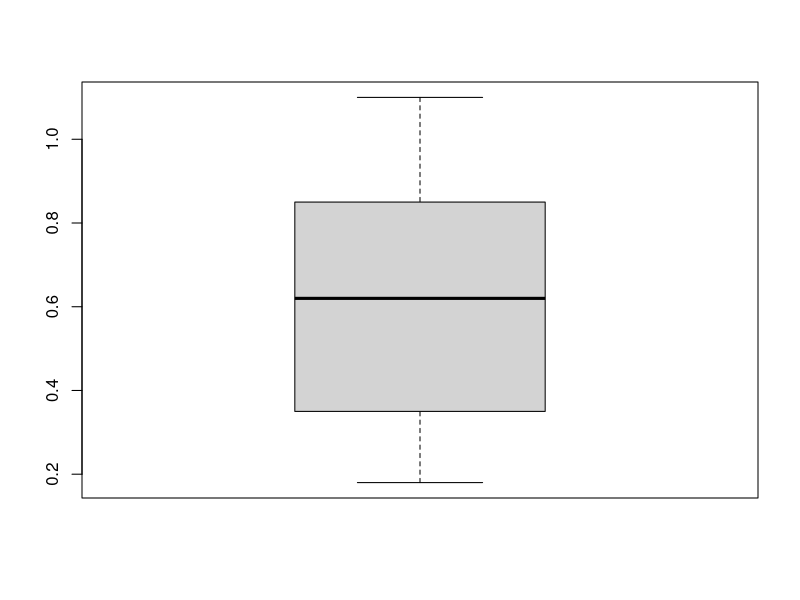
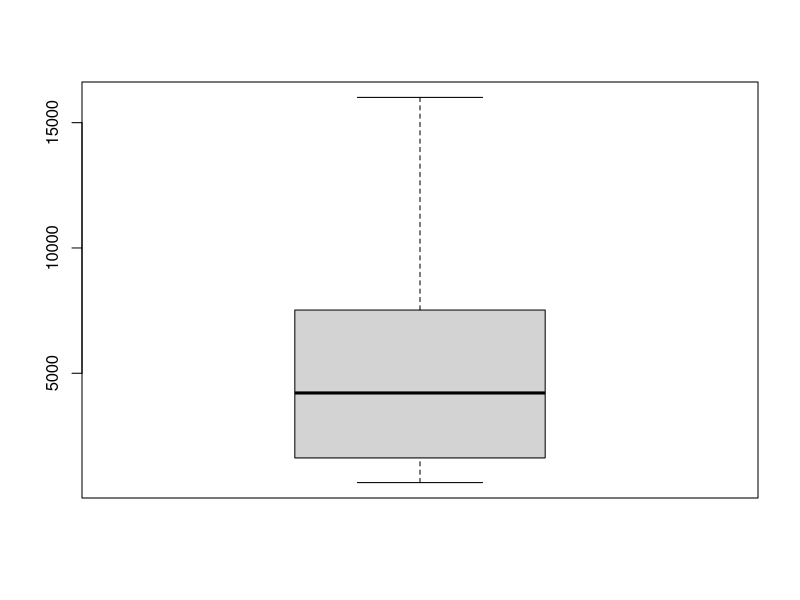
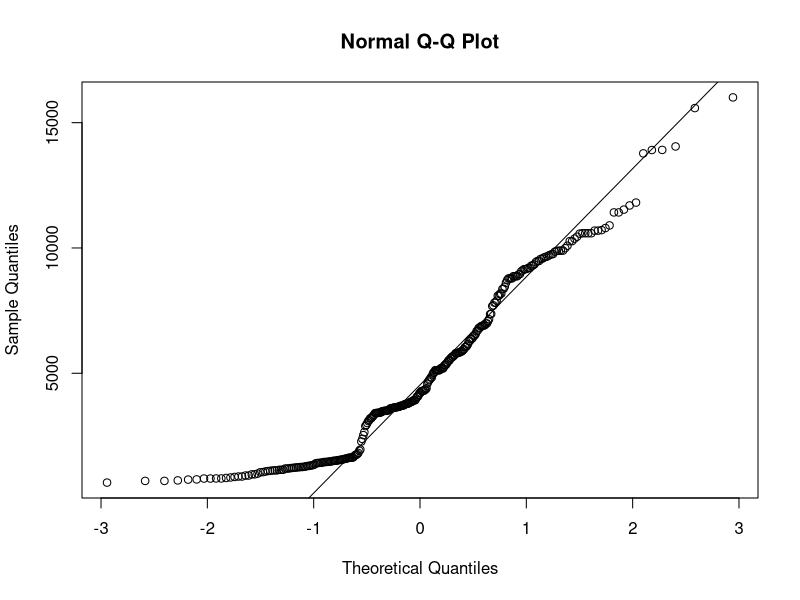
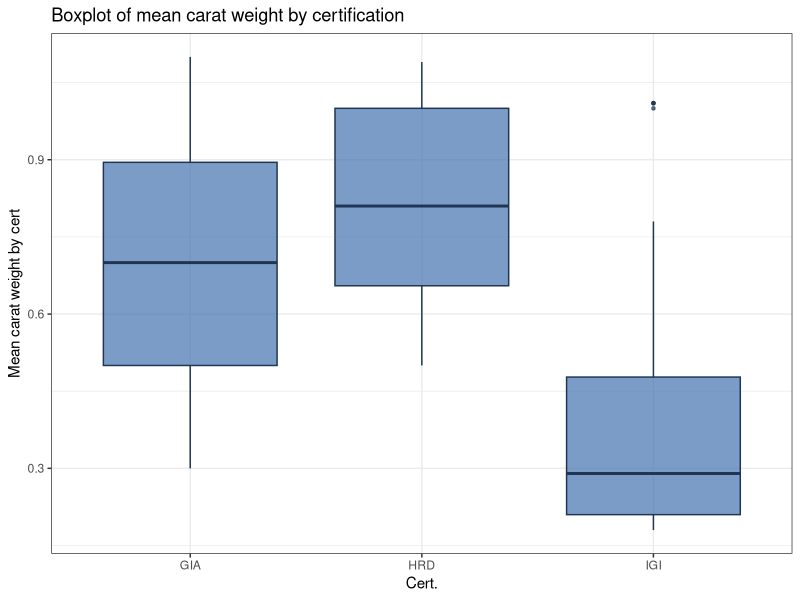
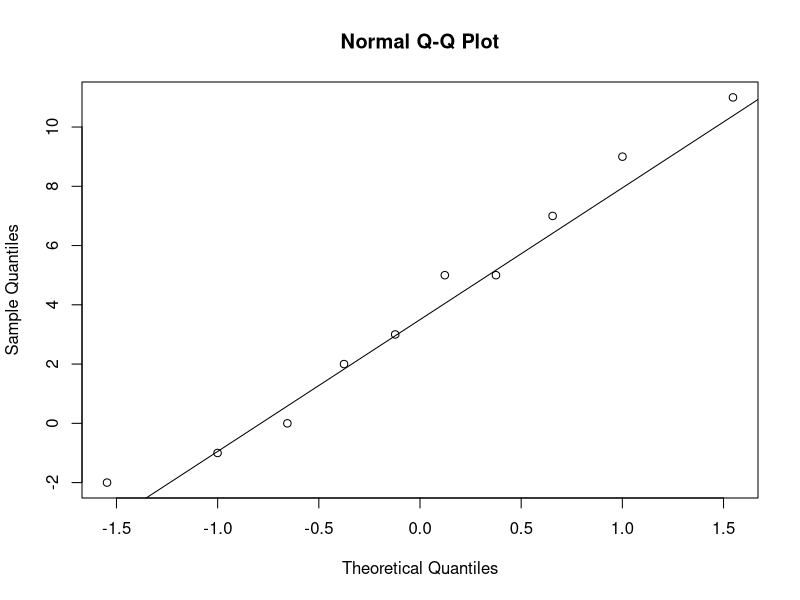
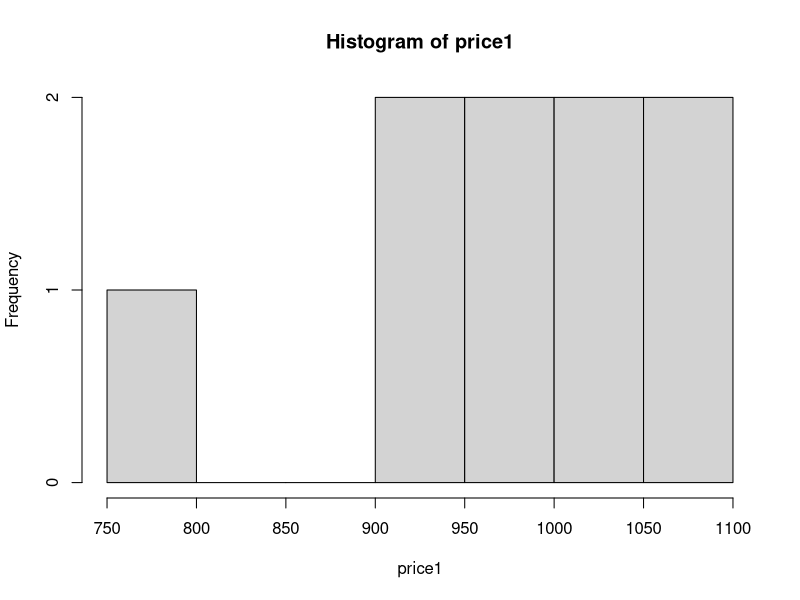

Write the R code that produced these figures, in order.
## ---- chunk 1
knitr::opts_chunk$set(echo = TRUE)
library(ggplot2);library(reshape2)
# setwd("/Class/STSCI 5080/")
## ---- chunk 2
diamonds2 <- read.table("diamonds2.txt", header=T)
attach(diamonds2)
## ---- chunk 3
summary(diamonds2)
boxplot(X.carat)
boxplot(price)
## ---- chunk 4
t.test(price, conf.level=0.99)
qqnorm(price);qqline(price) 

## ---- chunk 5
# Not sure about the results for this
t.test(price, mu=4800, conf.level=0.99)

## ---- chunk 6
t.test(X.carat, mu=0.60, alternative="greater", conf.level=0.95)

## ---- chunk 7
gia_cert <- 1*(cert=="GIA")
t.test(gia_cert, mu=1/3, conf.level=1-0.05)
## ---- chunk 8
fill <- "#4271AE"
line <- "#1F3552"
pcert <- ggplot(diamonds2, aes(x = cert, y = X.carat)) +
        geom_boxplot(fill = fill, colour = line, alpha = 0.7,
                     outlier.colour = "#1F3552", outlier.shape = 20) +
        scale_y_continuous(name = "Mean carat weight by cert")+
        scale_x_discrete(name = "Cert.") +
        ggtitle("Boxplot of mean carat weight by certification")
pcert <- pcert + theme_bw()
pcert
## ---- chunk 9
powernap <- read.table("powernap.txt", header=T)
attach(powernap)
## ---- chunk 10
qqnorm(num2015-num2016); qqline(num2015-num2016)
summary(powernap)
t.test(num2015, num2016, alternative="two.sided", conf.level=0.95, paired=T) # comment on choice paired=T

# ADD A VARIANCE TABLE HERE

## ---- chunk 11
supermarket <- read.table("supermarket.txt", header=T)
attach(supermarket)
## ---- chunk 12
summary(supermarket)
hist(price1)
super_plot <- ggplot(supermarket, aes(y=freq, x=price)) + geom_bar(stat="identity", position="dodge") + labs(title = "Supermarket Prelim Analysis", subtitle="for n=10, p=0.95 & λ=9.5")

# Analysis of variance table here?
